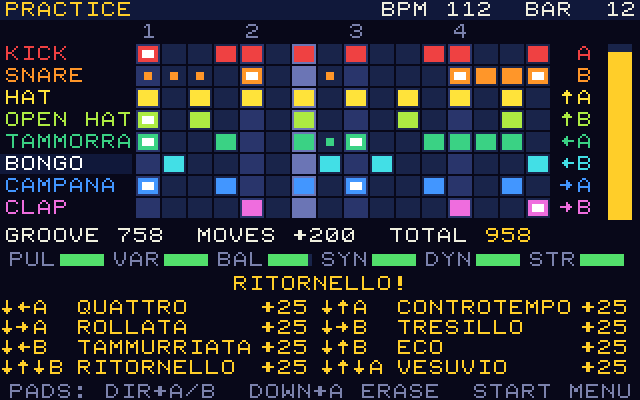
#> input picture docs/media/compose.png, 640 x 400 px, found by its file name
$ python make_store_art.py ../docs/media/compose.png
#> lines starting #> are read from the running program, lines starting #| are printed output that depends on the picture
#!/usr/bin/env python3
"""Make the Cartridge Store icon and screenshot.

  assets/store/icon.png        64x64: the drum grid in the kit's colours
  assets/store/screenshot.png  320x200 gameplay frame

The screenshot is a real frame of the cartridge. The preferred source is the
QEMU firmware capture (build/qemu-preview/groove.png, written by
`scripts/qemu_preview.py --script preview`, 320x240 with the firmware
bands, cropped here to the 320x200 game viewport). When that file does not
exist the host render of the same screen is used (build/shots/compose.png,
written by `tests/run_tests.sh shots`). Pass --host to force the host
render, which is deterministic. Both images are palettised because the
Store trailer counts towards the 64 KiB cartridge slot.
"""
from __future__ import annotations

import sys
from pathlib import Path

from PIL import Image, ImageDraw

ROOT = Path(__file__).resolve().parents[1]

# Colours of src/drumfight.c (C_BG, C_CELL, C_GOLD, VOICE_COLORS).
BG, CELL, GOLD = (8, 10, 28), (30, 36, 76), (255, 204, 40)
VOICES = [(236, 64, 64), (255, 150, 40), (250, 226, 60), (170, 232, 70),
          (60, 210, 130), (70, 220, 230), (70, 150, 255), (236, 110, 220)]
# Half a bar of a piazza groove, one row per voice.
ICON_ROWS = ["x..x..x.", "....x...", "x.x.x.x.", "..x...x.", "x..x..x.", ".x.....x", "x..x..x.", "....x..."]


def icon() -> Image.Image:
    img = Image.new("RGB", (64, 64), BG)
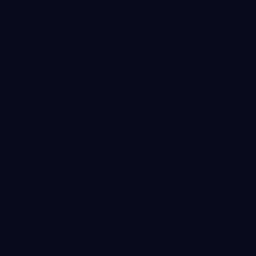
#> img: PIL image 64x64 RGB (shown 4 times larger); mean R, G, B 8, 10, 28
    draw = ImageDraw.Draw(img)
    draw.rectangle((0, 0, 63, 63), outline=GOLD, width=2)
    for v, row in enumerate(ICON_ROWS):
        for s, c in enumerate(row):
            x, y = 5 + s * 7, 5 + v * 7
            draw.rectangle((x, y, x + 5, y + 5), fill=VOICES[v] if c == "x" else CELL)
    return img


def main() -> int:
    out = ROOT / "assets/store"
    out.mkdir(parents=True, exist_ok=True)
    icon().quantize(colors=16).save(out / "icon.png", optimize=True)
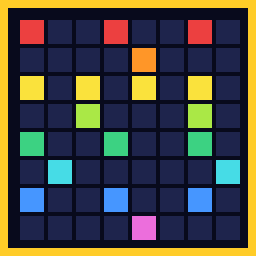
#> saved as icon.png: PIL image 64x64 P (shown 4 times larger); mean R, G, B 72.2, 71.5, 65.3
    qemu = ROOT / "build/qemu-preview/groove.png"
    host = ROOT / "build/shots/compose.png"
    if qemu.exists() and "--host" not in sys.argv:
        frame, source = Image.open(qemu).convert("RGB").crop((0, 20, 320, 220)), "QEMU firmware capture"
    elif host.exists():
        frame, source = Image.open(host).convert("RGB"), "host render"
#> frame is the input picture: PIL image 640x400 RGB; mean R, G, B 42.5, 44.7, 51.5
#> source = 'host render'
    else:
        raise SystemExit("no screenshot source: run tests/run_tests.sh shots or scripts/qemu_preview.py first")
#> (the run stopped early here; a loop or call above may not have finished)
